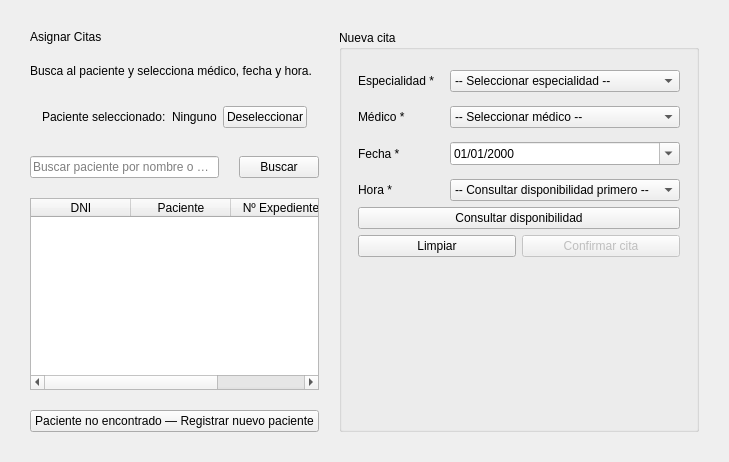
        <widget class="QWidget" name="page_citas">
         <layout class="QHBoxLayout" name="citasOuterLayout">
          <property name="spacing"><number>20</number></property>
          <property name="leftMargin"><number>30</number></property>
          <property name="topMargin"><number>30</number></property>
          <property name="rightMargin"><number>30</number></property>
          <property name="bottomMargin"><number>30</number></property>

          <!-- Columna izquierda: búsqueda y selección -->
          <item>
           <layout class="QVBoxLayout" name="citasLeftLayout">
            <item>
             <widget class="QLabel" name="lbl_section_title">
               <property name="class" stdset="0"><string>sectionTitle</string></property>
              <property name="text"><string>Asignar Citas</string></property>
             </widget>
            </item>
            <item>
             <widget class="QLabel" name="lbl_section_sub">
               <property name="class" stdset="0"><string>sectionSub</string></property>
              <property name="text"><string>Busca al paciente y selecciona médico, fecha y hora.</string></property>
             </widget>
            </item>

            <!-- Frame paciente seleccionado -->
            <item>
             <widget class="QFrame" name="frame_paciente_seleccionado">
              <layout class="QHBoxLayout">
               <property name="leftMargin"><number>12</number></property>
               <property name="topMargin"><number>8</number></property>
               <property name="rightMargin"><number>12</number></property>
               <property name="bottomMargin"><number>8</number></property>
               <item>
                <widget class="QLabel" name="lbl_paciente_sel_texto">
                 <property name="text"><string>Paciente seleccionado:</string></property>
                </widget>
               </item>
               <item>
                <widget class="QLabel" name="lbl_paciente_sel_nombre">
                 <property name="text"><string>Ninguno</string></property>
                </widget>
               </item>
               <item>
                <spacer>
                 <property name="orientation"><enum>Qt::Horizontal</enum></property>
                 <property name="sizeHint" stdset="0">
                  <size><width>0</width><height>0</height></size>
                 </property>
                </spacer>
               </item>
               <item>
                <widget class="QPushButton" name="btn_deseleccionar">
                 <property name="text"><string>Deseleccionar</string></property>
                </widget>
               </item>
              </layout>
             </widget>
            </item>

            <!-- Búsqueda de paciente -->
            <item>
             <layout class="QHBoxLayout">
              <item>
               <widget class="QLineEdit" name="search_bar">
                <property name="placeholderText">
                 <string>Buscar paciente por nombre o DNI...</string>
                </property>
                <property name="clearButtonEnabled"><bool>true</bool></property>
               </widget>
              </item>
              <item>
               <widget class="QPushButton" name="btn_buscar_paciente">
                <property name="text"><string>Buscar</string></property>
               </widget>
              </item>
             </layout>
            </item>
            <item>
             <widget class="QTableWidget" name="tabla_pacientes_cita">
              <property name="editTriggers">
               <set>QAbstractItemView::NoEditTriggers</set>
              </property>
              <property name="selectionBehavior">
               <enum>QAbstractItemView::SelectRows</enum>
              </property>
              <property name="columnCount"><number>3</number></property>
              <attribute name="horizontalHeaderStretchLastSection"><bool>true</bool></attribute>
              <column><property name="text"><string>DNI</string></property></column>
              <column><property name="text"><string>Paciente</string></property></column>
              <column><property name="text"><string>Nº Expediente</string></property></column>
             </widget>
            </item>
            <!-- Botón que aparece solo cuando la búsqueda no da resultados -->
            <item>
             <widget class="QPushButton" name="btn_paciente_no_encontrado">
              <property name="text"><string>Paciente no encontrado — Registrar nuevo paciente</string></property>
              <property name="visible"><bool>false</bool></property>
             </widget>
            </item>
           </layout>
          </item>

          <!-- Columna derecha: formulario de cita -->
          <item>
           <widget class="QGroupBox" name="groupBox_nueva_cita">
            <property name="title"><string>Nueva cita</string></property>
            <layout class="QVBoxLayout" name="citasFormLayout">
             <property name="leftMargin"><number>16</number></property>
             <property name="topMargin"><number>20</number></property>
             <property name="rightMargin"><number>16</number></property>
             <property name="bottomMargin"><number>16</number></property>
             <item>
              <layout class="QFormLayout" name="formCita">
               <property name="verticalSpacing"><number>14</number></property>
               <property name="horizontalSpacing"><number>16</number></property>
               <item row="0" column="0">
                <widget class="QLabel" name="lbl_cf_especialidad">
                 <property name="text"><string>Especialidad *</string></property>
                 <property name="class" stdset="0"><string>formLabel</string></property>
                </widget>
               </item>
               <item row="0" column="1">
                <widget class="QComboBox" name="combo_especialidad">
                 <item><property name="text"><string>-- Seleccionar especialidad --</string></property></item>
                 <item><property name="text"><string>Medicina General</string></property></item>
                 <item><property name="text"><string>Cardiología</string></property></item>
                 <item><property name="text"><string>Traumatología</string></property></item>
                 <item><property name="text"><string>Pediatría</string></property></item>
                 <item><property name="text"><string>Neurología</string></property></item>
                 <item><property name="text"><string>Oncología</string></property></item>
                </widget>
               </item>
               <item row="1" column="0">
                <widget class="QLabel" name="lbl_cf_medico">
                 <property name="text"><string>Médico *</string></property>
                 <property name="class" stdset="0"><string>formLabel</string></property>
                </widget>
               </item>
               <item row="1" column="1">
                <widget class="QComboBox" name="combo_medico_cita">
                 <item><property name="text"><string>-- Seleccionar médico --</string></property></item>
                </widget>
               </item>
               <item row="2" column="0">
                <widget class="QLabel" name="lbl_cf_fecha">
                 <property name="text"><string>Fecha *</string></property>
                 <property name="class" stdset="0"><string>formLabel</string></property>
                </widget>
               </item>
               <item row="2" column="1">
                <widget class="QDateEdit" name="input_fecha_cita">
                 <property name="calendarPopup"><bool>true</bool></property>
                 <property name="displayFormat"><string>dd/MM/yyyy</string></property>
                </widget>
               </item>
               <item row="3" column="0">
                <widget class="QLabel" name="lbl_cf_hora">
                 <property name="text"><string>Hora *</string></property>
                 <property name="class" stdset="0"><string>formLabel</string></property>
                </widget>
               </item>
               <item row="3" column="1">
                <widget class="QComboBox" name="combo_hora_cita">
                 <item><property name="text"><string>-- Consultar disponibilidad primero --</string></property></item>
                </widget>
               </item>

              </layout>
             </item>
             <item>
              <widget class="QPushButton" name="btn_consultar_disponibilidad">
               <property name="text"><string>Consultar disponibilidad</string></property>
              </widget>
             </item>
             <item>
              <layout class="QHBoxLayout">
               <item>
                <widget class="QPushButton" name="btn_limpiar_cita">
                 <property name="text"><string>Limpiar</string></property>
                </widget>
               </item>
               <item>
                <widget class="QPushButton" name="btn_asignar_cita">
                 <property name="enabled"><bool>false</bool></property>
                 <property name="text"><string>Confirmar cita</string></property>
                </widget>
               </item>
              </layout>
             </item>
             <item>
              <spacer>
               <property name="orientation"><enum>Qt::Vertical</enum></property>
               <property name="sizeHint" stdset="0">
                <size><width>0</width><height>0</height></size>
               </property>
              </spacer>
             </item>
            </layout>
           </widget>
          </item>
         </layout>
        </widget>
